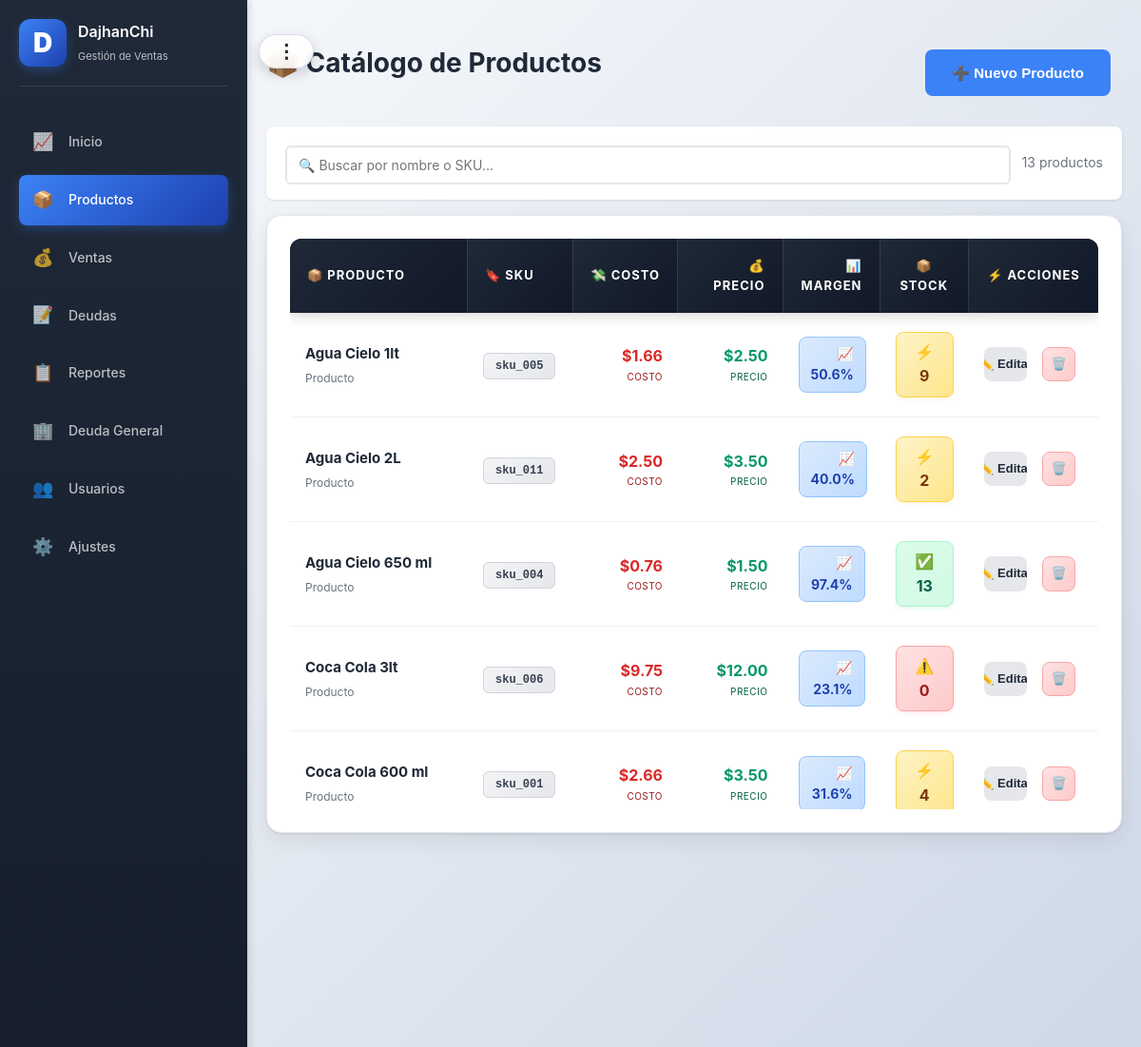
Page /products (signed in, upper part) on the earlier database version.
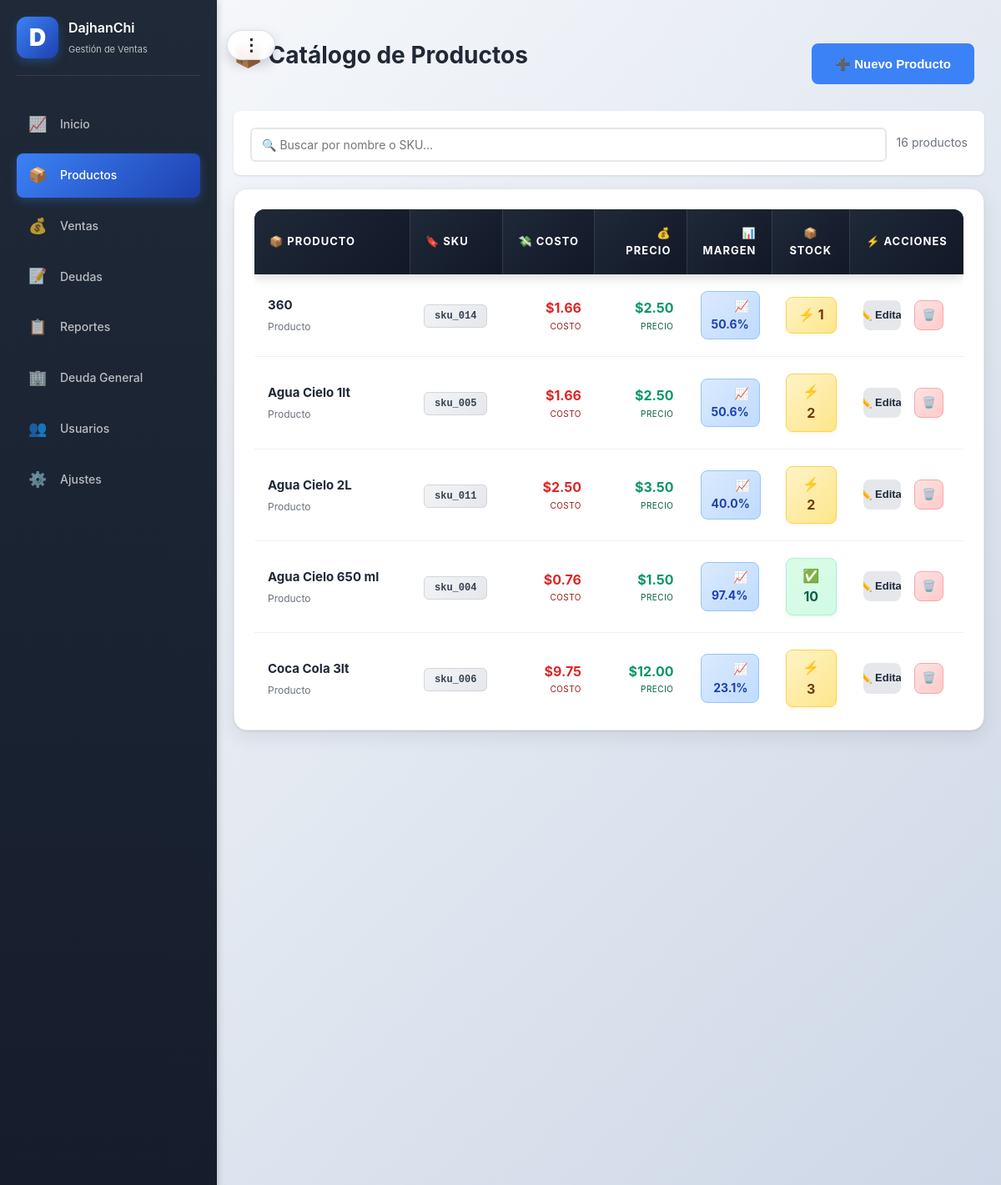
Same page on the later database version.
### app.py (models this page shows)
class Product(db.Model):
    id = db.Column(db.Integer, primary_key=True)
    user_id = db.Column(db.Integer, db.ForeignKey("user.id"), nullable=False, index=True)
    name = db.Column(db.String(160), nullable=False, index=True)
    sku = db.Column(db.String(64), nullable=True, index=True)
    package_cost_cents = db.Column(db.Integer, nullable=False, default=0)
    package_quantity = db.Column(db.Integer, nullable=False, default=1)
    cost_cents = db.Column(db.Integer, nullable=False, default=0)
    price_cents = db.Column(db.Integer, nullable=False, default=0)
    stock = db.Column(db.Integer, nullable=False, default=0, index=True)
    minimum_stock = db.Column(db.Integer, nullable=False, default=5)
    user = db.relationship("User", backref=db.backref("products", lazy=True))

### app.py (the view)
@app.route("/products")
@login_required
@require_permission("products")
def products():
    user_id = session.get("user_id")
    items = Product.query.filter_by(user_id=user_id).order_by(Product.name.asc()).limit(200).all()
    settings = get_user_settings(user_id)
    return render_template("products.html", products=items, settings=settings)

### app.py (called while the page is built, shortened)
@app.before_request
def init_db_once():
    global _db_initialized
    if _db_initialized:
        return

@app.template_filter("money")
def format_money(cents):
    if cents is None:
        return "$0.00"
    return f"${cents / 100:.2f}"

def get_user_settings(user_id):
    settings = Settings.query.filter_by(user_id=user_id).first()
    if not settings:
        settings = Settings(user_id=user_id, stock_yellow_threshold=10)
        db.session.add(settings)
        db.session.commit()
    return settings

def login_required(view):
    @wraps(view)
    def wrapped(*args, **kwargs):
        if not session.get("user_id"):
            return redirect(url_for("login"))
        return view(*args, **kwargs)
    return wrapped

def require_permission(module):
    def decorator(view):
        @wraps(view)
        def wrapped(*args, **kwargs):
            user_id = session.get("user_id")
            role = session.get("role")
            if not user_id or not role:
                return redirect(url_for("login"))
            settings = get_user_settings(user_id)
            permissions = settings.get_role_permissions(role)
            if not permissions.get(module, False):
                flash("❌ No tienes permiso para acceder a esta sección", "error")
                home_page = get_home_page_for_user(user_id, role)
                return redirect(url_for(home_page))
            return view(*args, **kwargs)
        return wrapped
    return decorator

    def get_role_permissions(self, role):
        if role == "admin":
            perms = self.admin_permissions
        elif role == "gerente":
            perms = self.gerente_permissions
        else:  # vendedor
            perms = self.vendedor_permissions
        try:
            return json.loads(perms) if isinstance(perms, str) else perms
        except:
            return {"dashboard": False, "products": False, "sales": False, "debts": False, "reports": False, "users": False, "settings": False}

### templates/products.html (shortened to what this page needs)
{% extends "base.html" %}
{% block content %}
<div class="page-head">
    <div>
        <h1>📦 Catálogo de Productos</h1>
    </div>
    <button type="button" class="button" onclick="openProductModal()">➕ Nuevo Producto</button>
</div>
{% if products %}
<div style="background: white; padding: 16px 20px; border-radius: 8px; margin-bottom: 16px; box-shadow: 0 1px 3px rgba(0,0,0,0.1);">
    <div style="display: flex; gap: 12px; align-items: center;">
        <div style="flex: 1; position: relative;">
            <input type="text" id="searchInput" placeholder="🔍 Buscar por nombre o SKU..."
                   style="width: 100%; padding: 10px 12px; border: 2px solid #e5e7eb; border-radius: 6px; font-size: 14px; transition: border-color 0.2s; box-sizing: border-box;">
        </div>
        <div id="searchResults" style="color: #6b7280; font-size: 14px; white-space: nowrap;">
            <span id="totalProducts">{{ products|length }}</span> productos
        </div>
    </div>
</div>
{% endif %}
<div class="card animate-card-pop" style="border-radius: 16px; overflow: hidden; box-shadow: 0 1px 3px rgba(0, 0, 0, 0.1), 0 8px 24px rgba(0, 0, 0, 0.08); border: 1px solid #e5e7eb;">
    {% if products %}
    <div class="table-scroll-container">
    <table class="products-table">
        <thead>
            <tr>
                <th style="text-align: left; width: 22%;">📦 Producto</th>
                <th style="text-align: left; width: 13%;">🔖 SKU</th>
                <th style="text-align: right; width: 13%;">💸 Costo</th>
                <th style="text-align: right; width: 13%;">💰 Precio</th>
                <th style="text-align: right; width: 12%;">📊 Margen</th>
                <th style="text-align: center; width: 11%;">📦 Stock</th>
                <th style="text-align: center; width: 16%;">⚡ Acciones</th>
            </tr>
        </thead>
        <tbody>
        {% for product in products %}
            <tr data-product-name="{{ product.name }}" data-product-sku="{{ product.sku or '' }}">
                <td style="vertical-align: middle;">
                    <div style="font-weight: 700; color: #1f2937; font-size: 15px; margin-bottom: 4px;">{{ product.name }}</div>
                    <div style="font-size: 12px; color: #6b7280;">Producto</div>
                </td>
                <td style="vertical-align: middle;">
                    <code style="background: linear-gradient(135deg, #f3f4f6 0%, #e5e7eb 100%); padding: 6px 12px; border-radius: 6px; font-size: 12px; font-weight: 600; color: #374151; border: 1px solid #d1d5db;">{{ product.sku or "N/A" }}</code>
                </td>
                <td style="text-align: right; vertical-align: middle;">
                    <div style="font-weight: 700; color: #dc2626; font-size: 16px;">{{ product.cost_cents | money }}</div>
                    <div style="font-size: 10px; color: #991b1b; text-transform: uppercase; letter-spacing: 0.5px;">Costo</div>
                </td>
                <td style="text-align: right; vertical-align: middle;">
                    <div style="font-weight: 700; color: #059669; font-size: 16px;">{{ product.price_cents | money }}</div>
                    <div style="font-size: 10px; color: #065f46; text-transform: uppercase; letter-spacing: 0.5px;">Precio</div>
                </td>
                <td style="text-align: right; vertical-align: middle;">
                    {% if product.cost_cents > 0 %}
                    <div style="display: inline-flex; align-items: center; gap: 4px; background: linear-gradient(135deg, #dbeafe 0%, #bfdbfe 100%); color: #1e40af; padding: 6px 12px; border-radius: 8px; font-weight: 700; font-size: 14px; border: 1px solid #93c5fd;">
                        📈 {{ "%.1f" | format(((product.price_cents - product.cost_cents) / product.cost_cents * 100)) }}%
                    </div>
                    {% else %}
                    <span style="color: #9ca3af; font-size: 13px;">N/A</span>
                    {% endif %}
                </td>
                <td style="text-align: center; vertical-align: middle;">
                    {% if product.stock == 0 %}
                    <div style="display: inline-flex; align-items: center; gap: 6px; background: linear-gradient(135deg, #fee2e2 0%, #fecaca 100%); color: #991b1b; padding: 8px 14px; border-radius: 8px; font-weight: 700; font-size: 16px; border: 1px solid #fca5a5; box-shadow: 0 2px 4px rgba(239, 68, 68, 0.1);">
                        ⚠️ {{ product.stock }}
                    </div>
                    {% elif product.stock < settings.stock_yellow_threshold %}
                    <div style="display: inline-flex; align-items: center; gap: 6px; background: linear-gradient(135deg, #fef3c7 0%, #fde68a 100%); color: #78350f; padding: 8px 14px; border-radius: 8px; font-weight: 700; font-size: 16px; border: 1px solid #fcd34d; box-shadow: 0 2px 4px rgba(245, 158, 11, 0.1);">
                        ⚡ {{ product.stock }}
                    </div>
                    {% else %}
                    <div style="display: inline-flex; align-items: center; gap: 6px; background: linear-gradient(135deg, #dcfce7 0%, #d1fae5 100%); color: #065f46; padding: 8px 14px; border-radius: 8px; font-weight: 700; font-size: 16px; border: 1px solid #a7f3d0; box-shadow: 0 2px 4px rgba(16, 185, 129, 0.1);">
                        ✅ {{ product.stock }}
                    </div>
                    {% endif %}
                </td>
                <td style="text-align: center; vertical-align: middle;">
                    <div style="display: flex; gap: 8px; justify-content: center;">
                        <button type="button"
                                class="button secondary small edit-product-btn"
                                style="display: inline-flex; align-items: center; gap: 6px; padding: 8px 14px; border-radius: 8px; font-weight: 600; font-size: 13px;"
                                data-product-id="{{ product.id }}"
                                data-product-name="{{ product.name }}"
                                data-product-sku="{{ product.sku or '' }}"
                                data-package-cost="{{ (product.package_cost_cents / 100)|round(2) }}"
                                data-package-qty="{{ product.package_quantity }}"
                                data-cost="{{ (product.cost_cents / 100)|round(2) }}"
                                data-price="{{ (product.price_cents / 100)|round(2) }}"
                                data-stock="{{ product.stock }}">
                            ✏️ Editar
                        </button>
                        <button type="button"
                                class="button secondary small"
                                style="display: inline-flex; align-items: center; gap: 6px; padding: 8px 14px; border-radius: 8px; font-weight: 600; font-size: 13px; background: linear-gradient(135deg, #fee2e2 0%, #fecaca 100%); color: #991b1b; border: 1px solid #fca5a5;"
                                data-id="{{ product.id }}"
                                data-name="{{ product.name }}"
                                data-url="{{ url_for('product_delete', product_id=product.id) }}"
                                onclick="openDeleteConfirm(this.dataset.id, this.dataset.name, this.dataset.url)">
                            🗑️
                        </button>
                    </div>
                </td>
            </tr>
        {% endfor %}
        </tbody>
    </table>
    </div>
    {% endif %}
</div>
{% endblock %}

### templates/base.html (shortened to what this page needs)
<!doctype html>
<html lang="es">
<head>
    <link rel="stylesheet" href="{{ url_for('static', filename='style.css') }}">
</head>
<body>
{% if session.get('user_id') %}
<div class="app-layout">
    <button id="sidebarToggle" class="sidebar-toggle" type="button" aria-label="Mostrar u ocultar menu lateral" aria-expanded="true" title="Ocultar menu">⋮</button>
    <aside class="sidebar">
        <div class="sidebar-header">
            <div style="width: 50px; height: 50px; background: linear-gradient(135deg, #3b82f6 0%, #1e40af 100%); border-radius: 12px; display: flex; align-items: center; justify-content: center; font-weight: 900; font-size: 28px; color: white; box-shadow: 0 4px 12px rgba(59, 130, 246, 0.3);">D</div>
            <div style="flex: 1;">
                <h2 style="margin: 0; font-size: 16px; color: white;">DajhanChi</h2>
                <p style="margin: 4px 0 0 0; font-size: 11px; color: rgba(255,255,255,0.7);">Gestión de Ventas</p>
            </div>
        </div>
        <nav class="sidebar-nav">
            {% if user_permissions.get('dashboard') %}
            <a href="{{ url_for('dashboard') }}" class="nav-item" {% if request.endpoint == 'dashboard' %}data-active="true"{% endif %}>
                <span>📈</span>
                <span>Inicio</span>
            </a>
            {% endif %}
            {% if user_permissions.get('products') %}
            <a href="{{ url_for('products') }}" class="nav-item" {% if request.endpoint == 'products' %}data-active="true"{% endif %}>
                <span>📦</span>
                <span>Productos</span>
            </a>
            {% endif %}
            {% if user_permissions.get('sales') %}
            <a href="{{ url_for('sales') }}" class="nav-item" {% if request.endpoint == 'sales' %}data-active="true"{% endif %}>
                <span>💰</span>
                <span>Ventas</span>
            </a>
            {% endif %}
            {% if user_permissions.get('debts') %}
            <a href="{{ url_for('debts') }}" class="nav-item" {% if request.endpoint in ['debts', 'payment_register', 'customer_payment_register', 'debt_customer_receipt'] %}data-active="true"{% endif %}>
                <span>📝</span>
                <span>Deudas</span>
            </a>
            {% endif %}
            {% if user_permissions.get('reports') %}
            <a href="{{ url_for('reports') }}" class="nav-item" {% if request.endpoint == 'reports' %}data-active="true"{% endif %}>
                <span>📋</span>
                <span>Reportes</span>
            </a>
            <a href="{{ url_for('reports_debts_matrix') }}" class="nav-item" {% if request.endpoint == 'reports_debts_matrix' %}data-active="true"{% endif %}>
                <span>🏢</span>
                <span>Deuda General</span>
            </a>
            {% endif %}
            {% if user_permissions.get('users') %}
            <a href="{{ url_for('users') }}" class="nav-item" {% if request.endpoint == 'users' %}data-active="true"{% endif %}>
                <span>👥</span>
                <span>Usuarios</span>
            </a>
            {% endif %}
            {% if user_permissions.get('settings') %}
            <a href="{{ url_for('settings') }}" class="nav-item" {% if request.endpoint == 'settings' %}data-active="true"{% endif %}>
                <span>⚙️</span>
                <span>Ajustes</span>
            </a>
            {% endif %}
        </nav>
    </aside>
    <div class="main-content">
        <div class="container">
            {% block content %}{% endblock %}
        </div>
    </div>
</div>
{% endif %}
</body>
</html>

### templates/products.html (style rules this page uses)
.table-scroll-container { max-height: 600px; overflow-y: auto; overflow-x: auto; border-radius: 12px; }
.products-table { width: 100%; border-collapse: separate; border-spacing: 0; table-layout: fixed; }
.products-table thead th { background: linear-gradient(135deg, #1f2937 0%, #111827 100%); text-align: left; padding: 18px; font-weight: 700; color: white; font-size: 13px; text-transform: uppercase; letter-spacing: 1px; border-bottom: none; position: sticky; top: 0; z-index: 10; }
.products-table tbody tr { background: white; transition: all 0.2s ease; cursor: pointer; border-bottom: 1px solid #e5e7eb; }
.products-table td { padding: 20px 16px; word-wrap: break-word; overflow: hidden; }

Differences in the rows shown:
no longer on this page (row edited): Product: name "Coca Cola 600 ml", sku "sku_001", cost_cents "$2.66", price_cents "$3.50", price_cents+cost_cents "31.6", stock "4"
added Product: name "360", sku "sku_014", cost_cents "$1.66", price_cents "$2.50", price_cents+cost_cents "50.6", stock "1"
changed Product "Agua Cielo 1lt": stock "9" → "2"
changed Product "Agua Cielo 650 ml": stock "13" → "10"
changed Product "Coca Cola 3lt": stock "0" → "3"; stock "⚠️" → "⚡"
Other differences:
{{ products|length }}: "13" → "16"
